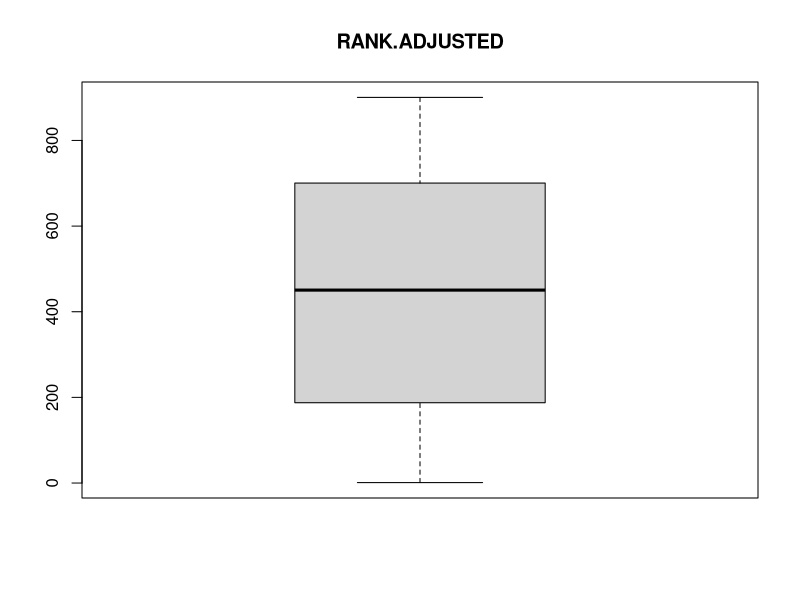
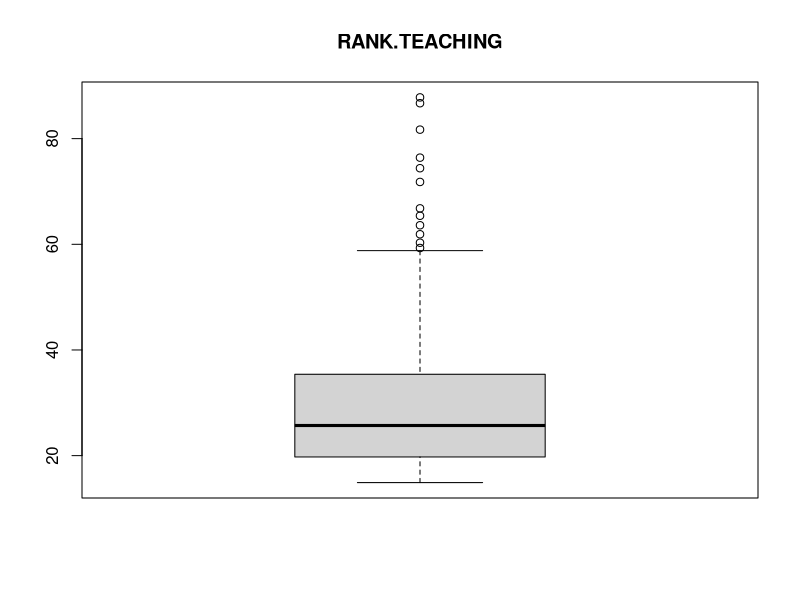
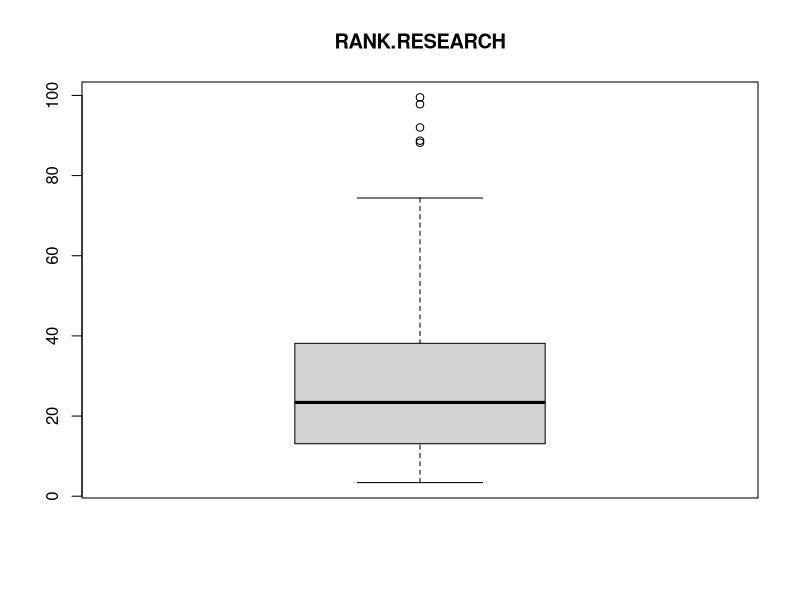
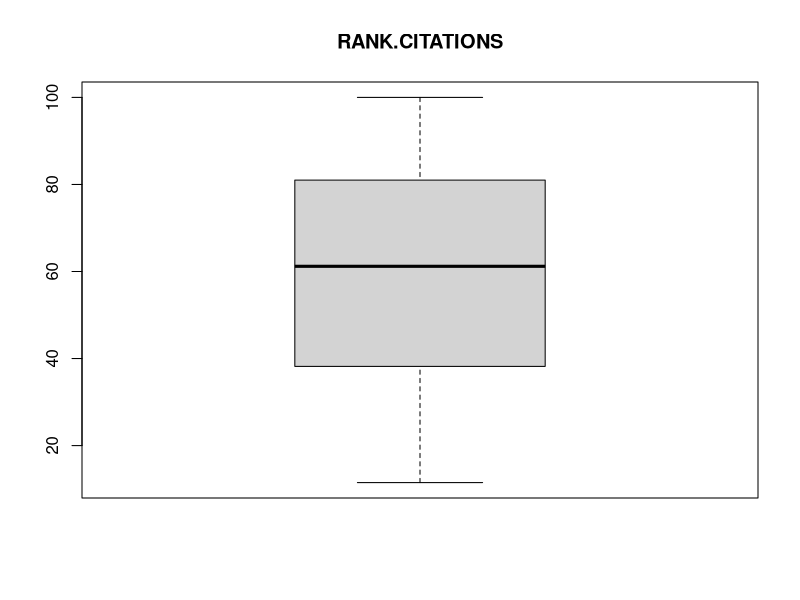
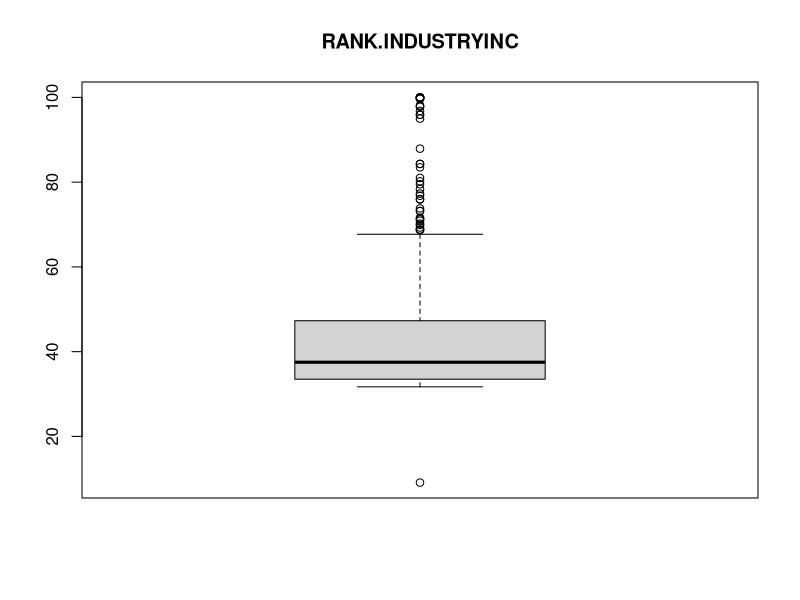
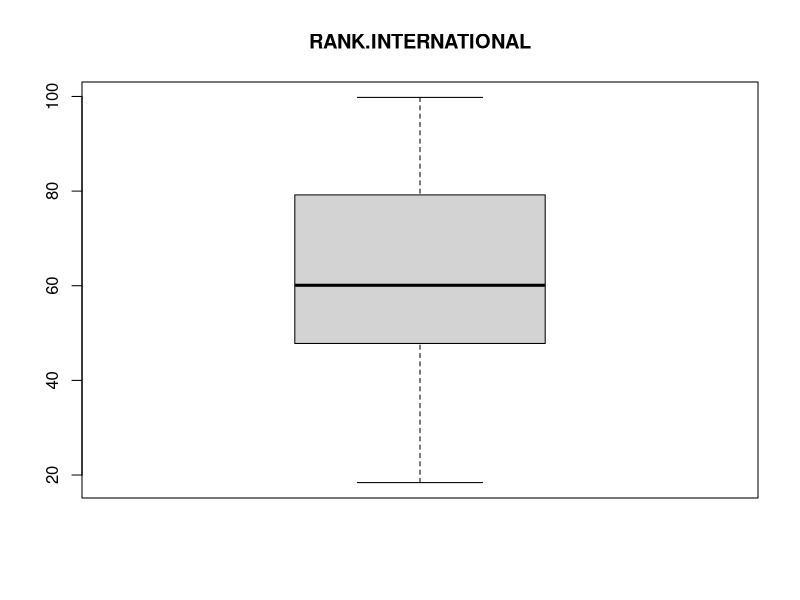
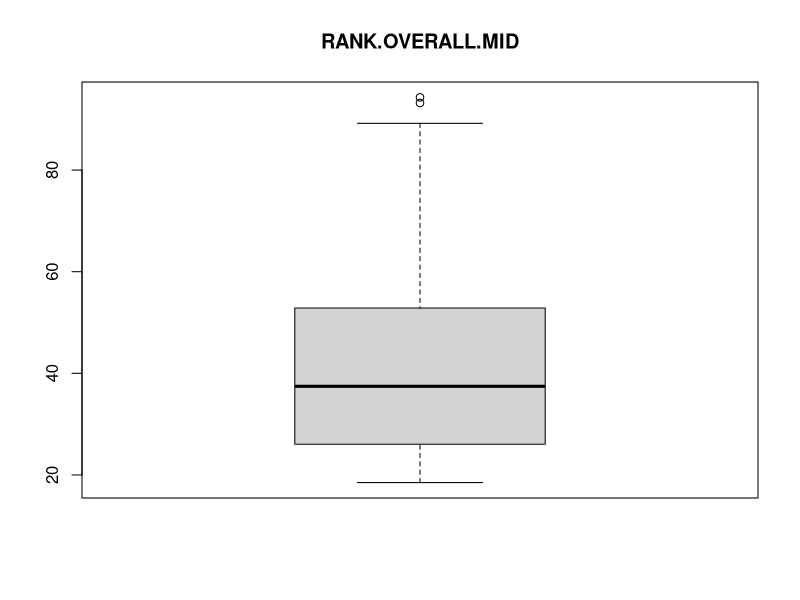
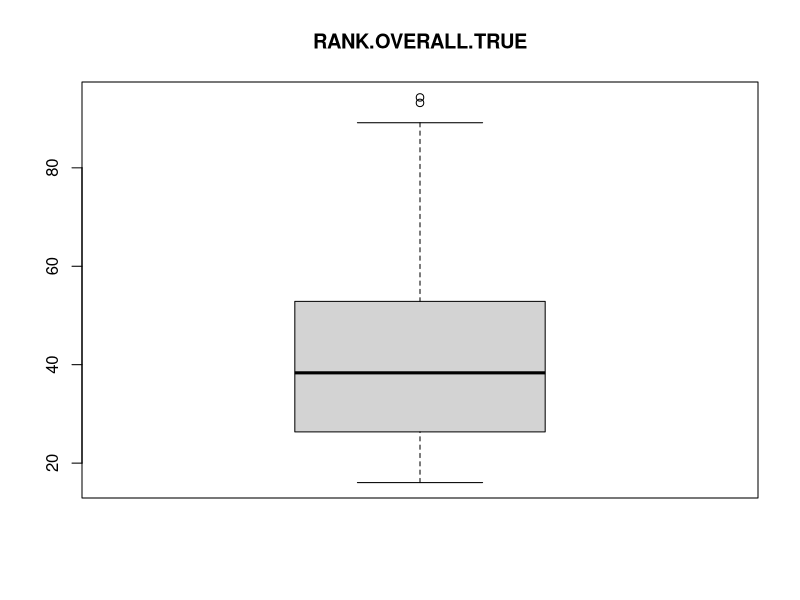

The R script that drew these images, in order: (Note: this script raises an error after producing the figures.)

# required packages (with installation if needed)
list.of.packages <- c("ggplot2","readxl","tidyverse","magrittr")
new.packages <- list.of.packages[!(list.of.packages %in% installed.packages()[,"Package"])]
if(length(new.packages)) install.packages(new.packages)
lapply(list.of.packages, require, character.only = TRUE)
rm(list = c("list.of.packages","new.packages"))


# Map table for countries to region
map_cntry=data.frame(BAS.COUNTRY=c("UK","FR","DE","LU","BE","AT","CH","IE","NL",
                                   "NO","FI","DK","SE","IS",
                                   "SK","PL","HU","CZ","EE","LV","LT","RO","SI",
                                   "ES","PT","HR","GR","IT",
                                   "TR"),
                       REGION   =c(rep("WE", 9),
                                   rep("NE", 5),
                                   rep("MEE",9),
                                   rep("SE", 5),
                                   rep("TR", 1)))

map_rank =data.frame(RANK=c(1:200,
                            "201-250","251-300","301-350",
                            "401-500", "501-600",
                            "601-800", "801-1000"),
                     RANK_num   =c(1:200,225,275,325, 450, 550, 700, 900))


data =  read_xlsx(path = "ETER_THE_2018_ext - korelace.xlsx", sheet="data") %>% tibble # load data
data_prem =  read_xlsx(path = "ETER_THE_2018_ext - korelace.xlsx", sheet="vysledky") %>% tibble # load data

# first row with column description
col_description = data %>% filter(row_number() == 1) 

# remove column description
data = data %>% filter(!row_number() == 1)
n = nrow(data)

# find countries not listed in our region mapping table 
cntry_list = data %>% select(BAS.COUNTRY) %>% distinct() %>% pull() 
unlisted_cnt = length(cntry_list[!cntry_list %in% map_cntry$BAS.COUNTRY])
if (unlisted_cnt>0) message("There are countries not listed within region")
rm(list = c("cntry_list","unlisted_cnt"))

# map region
data %<>% 
  merge(map_cntry,by = "BAS.COUNTRY") %<>% 
  merge(map_rank, by = "RANK")

# change variable types for numerical
for (col in colnames(data)){
  if (sum(is.na(as.numeric(data[,col])),na.rm=T) < (n/2) ) {
    data[,col] = as.numeric(data[,col])
  }
}

numerics = unlist(lapply(data, is.numeric), use.names = F)


i = 0
# visualize all variables by region
for(col in numerics){
  i= i+1
  if (numerics[i]) {
    boxplot(data[,i], main = colnames(data)[i])
  }
}

sum(numerics)

GGally::ggpairs(data=)


rm(list = c("map_cntry","map_rank","col"))


summary(lm(RANK_num ~ EXP.CURRPERSON.EURO,data))

plot(y=data$RANK_num,x=data$EXP.CURRPERSON.EURO)

# zistiť alternatívu k testovaniu hypotéz pre vyčerpávajúce šetrenie
# sledovať nielen pre viac premenných, ale aj len pre jednu financie vs ranking (zatiaľ nie, možno v ďalšom kroku)
# ranking vs "HDP per capita" alebo podobne ale očistiť rozpočtu (total current revenue/expenditure)
# závislosť významná s výdajmi na research
# 

# použiť ako vysvetľujúcu premennú EXP.CURRTOTAL.EURO

ggplot(data, aes(x = EXP.CURRPERSON.EURO, y = RANK_num, col = REGION)) +
  geom_point()
ggplot(data %>% filter(REGION != "WE"), aes(x = EXP.CURRPERSON.EURO, y = RANK_num, col = REGION)) +
  geom_point()


data %>% 
  filter(REGION == "MEE", RANK_num < 500) %>% 
  select(BAS.COUNTRY,BAS.ETERIDYEAR)



unique(data_prem$Variable)
# zoznam numerických dobrých premenných 




GGally::ggpairs(data %>% select(RANK.OVERALL.TRUE, 
                                data_prem$Variable[seq(0,length(data_prem$Variable),10)]))

# doplniť HDP a sledovať závislosť



data$STUD.ISCED5_7FOE08_SHARE

summary(lm(RANK.OVERALL.TRUE~
            EXP.CURRNONPERSON.EURO + 
             PERS.TOTACAHC+ 
            IND.RES.PHDINTENSITY+
             STUD.PER.STAFF, 
           data = data))



plot(data$STUD.TOTALISCED5_7, data$PERS.TOTACAHC)


# pripravím generovanie modelov so súhrnom štatistík
# 

